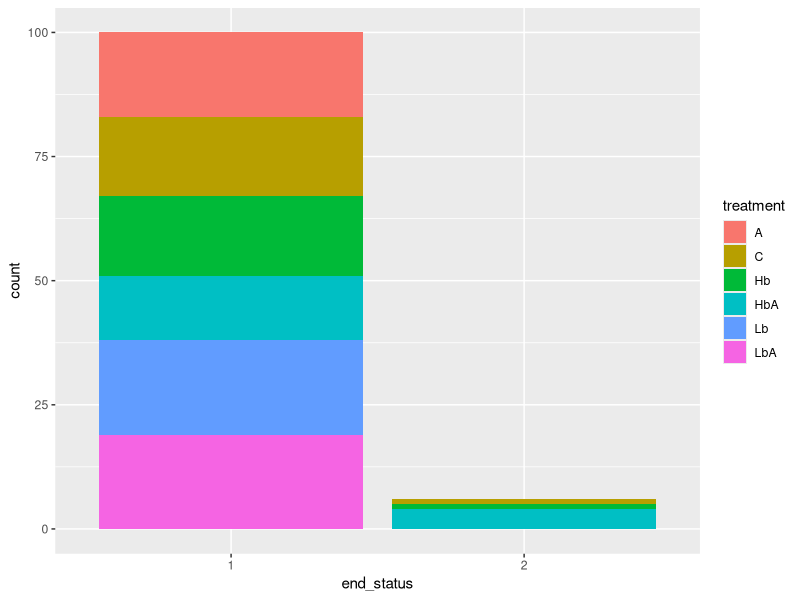
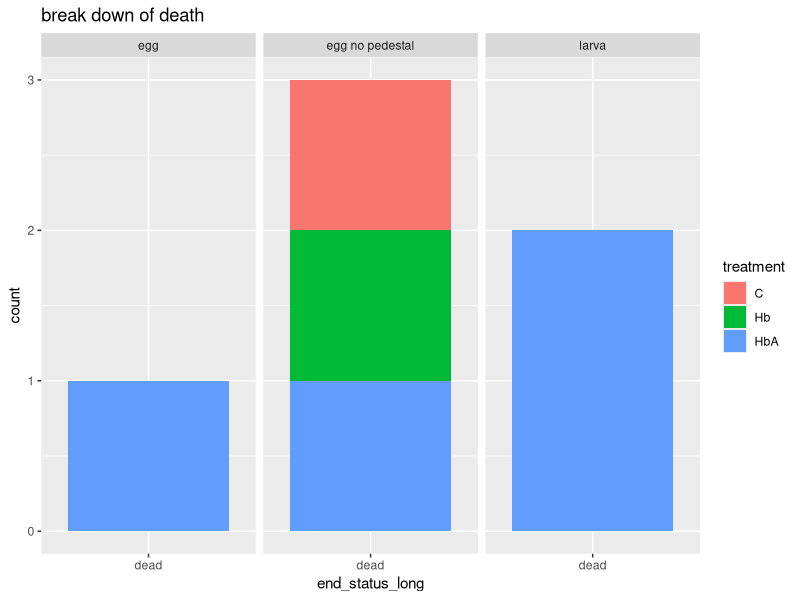

These charts were generated, in order, by the following R code: (Note: this script raises an error after producing the figures.)
# This is a loose first analysis of the 2022 asco-bacteriacide
# osmia cornifrosn experiments
# run in the spring of 2022


# packages ####
library(tidyverse) # for everything
library(rstatix) # for pipe friendly stats
library(lme4) # for models

library(survival)
library(survminer)
library(broom)

rm(list=ls()) # then clean the environment


# read in the data ####
summary_df <- read_csv("input/asco_plate_maps_summary.csv")
df_emergence <- read_csv("input/asco_plate_maps_emergence.csv")

summary_df$end_status <- as.factor(summary_df$end_status)
summary_df$plate <- as.factor(summary_df$plate)
summary_df$well <- as.factor(summary_df$well)
summary_df$larva_nest <- as.factor(summary_df$larva_nest)
summary_df$larva_number <- as.factor(summary_df$larva_number)
summary_df$treatment <- as.factor(summary_df$treatment)
summary_df$larva_stage <- as.factor(summary_df$larva_stage)

df_emergence$rep<- as.factor(df_emergence$rep)

df<- summary_df%>%
  filter(end_status_long != "removed_dead")

# then a table perchance?
# a little graffy waffy?


df %>%
  ggplot()+
  geom_bar(aes(x=end_status, fill=treatment))


# proportion death ####
prop_death <- df %>%
  filter(end_status_long=="dead")%>%
  ggplot()+
  geom_bar(aes(x=end_status_long, fill=treatment))+
  ggtitle("break down of death")+
  facet_wrap(~larva_stage)
prop_death
ggsave(plot= prop_death, "output/prop_death.jpeg")






# time to cocoon ####
def_to_cocoon<- df %>%
  ggplot(aes(x = treatment, y=def_to_cocoon, fill=treatment))+
  geom_boxplot(alpha = .6)+
  geom_point(position = position_jitter(w = 0.1, h = 0), alpha = .5)+
  ylab("days from defecation until cocoon")+
  facet_wrap(~larva_stage)
def_to_cocoon
ggsave(plot= def_to_cocoon, "output/def_to_cocoon_facet.jpeg", width = 5, height = 6)

df %>%
  kruskal_test(def_to_cocoon~treatment)

df %>%
  dunn_test(def_to_cocoon~treatment)





def_to_cocoon_model <- lm(data=df, def_to_cocoon~treatment)
summary(def_to_cocoon_model)                   
                             
write.csv(tidy(def_to_cocoon_model), "output/def_to_cocoon_model.csv")



death_model <- glmer(data=df, end_status~treatment + (1|plate), family=binomial,
                     glmerControl(optimizer = "bobyqa", optCtrl = list(maxfun = 100000)))



summary(glm(data=df, end_status~treatment, family=binomial))

# remaining pollen ####

df %>%
  drop_na(remaining_pollen)%>%
  ggplot(aes(x=remaining_pollen, fill=treatment))+
  geom_bar(position="fill")


remaining_pollen <- df %>%
  drop_na(remaining_pollen)%>%
  ggplot(aes(x=treatment, y=remaining_pollen, fill=treatment))+
  geom_boxplot(alpha=.6)+
  geom_point(position = position_jitter(w = 0.2, h = .1))
remaining_pollen
ggsave(plot= remaining_pollen, "output/remaining_pollen.jpeg", width = 5, height = 6)

df %>%
  drop_na(remaining_pollen)%>%
  kruskal_test(remaining_pollen~treatment)

df %>%
  drop_na(remaining_pollen)%>%
  dunn_test(remaining_pollen~treatment,p.adjust.method = "holm")


# prewinter weight ####

pre_winter_weight<-df %>%
  drop_na(prewinter_cocoon_weight)%>%
  ggplot(aes(x=treatment, y=prewinter_cocoon_weight, fill=treatment))+
  geom_boxplot(alpha=.6)+
  geom_point(position = position_jitter(w = 0.1, h = 0))+
  ylab("prewinter cocoon weight")+
  facet_wrap(~larva_stage)
pre_winter_weight

ggsave(plot= pre_winter_weight, "output/pre_winter_weight_facet.jpeg", width = 5, height = 6)
  
pre_winter_weight





df %>%
  drop_na(prewinter_cocoon_weight)%>%
  kruskal_test(prewinter_cocoon_weight~treatment)

df %>%
  drop_na(prewinter_cocoon_weight)%>%
  dunn_test(prewinter_cocoon_weight~treatment)


# not significant difference in pre winter weight but trending same way as everything else








# emergence ####

treatments <- summary_df %>%
  select("rep","treatment")

df_emergence <- df_emergence %>%
  left_join(treatments)


df_emergence %>%
  ggplot(aes(treatment, fill = treatment))+
  geom_bar()


# graveyard ####


# test of a cox model


a.cox <- coxph(Surv(time_to_event, status)~treatment, data=df)


new_df <- with(df,
               data.frame(treatment = c("LbA","Lb","Hb","HbA","A","C") )
)
new_df


ggsurvplot(surv_fit(a.cox, data = df), pallette="#2E9FDF", ggtheme = theme_minimal())



fit <- survfit(a.cox, newdata = new_df)
ggsurvplot(fit, conf.int = TRUE, palette = "Dark2", 
           censor = FALSE, surv.median.line = "hv")








